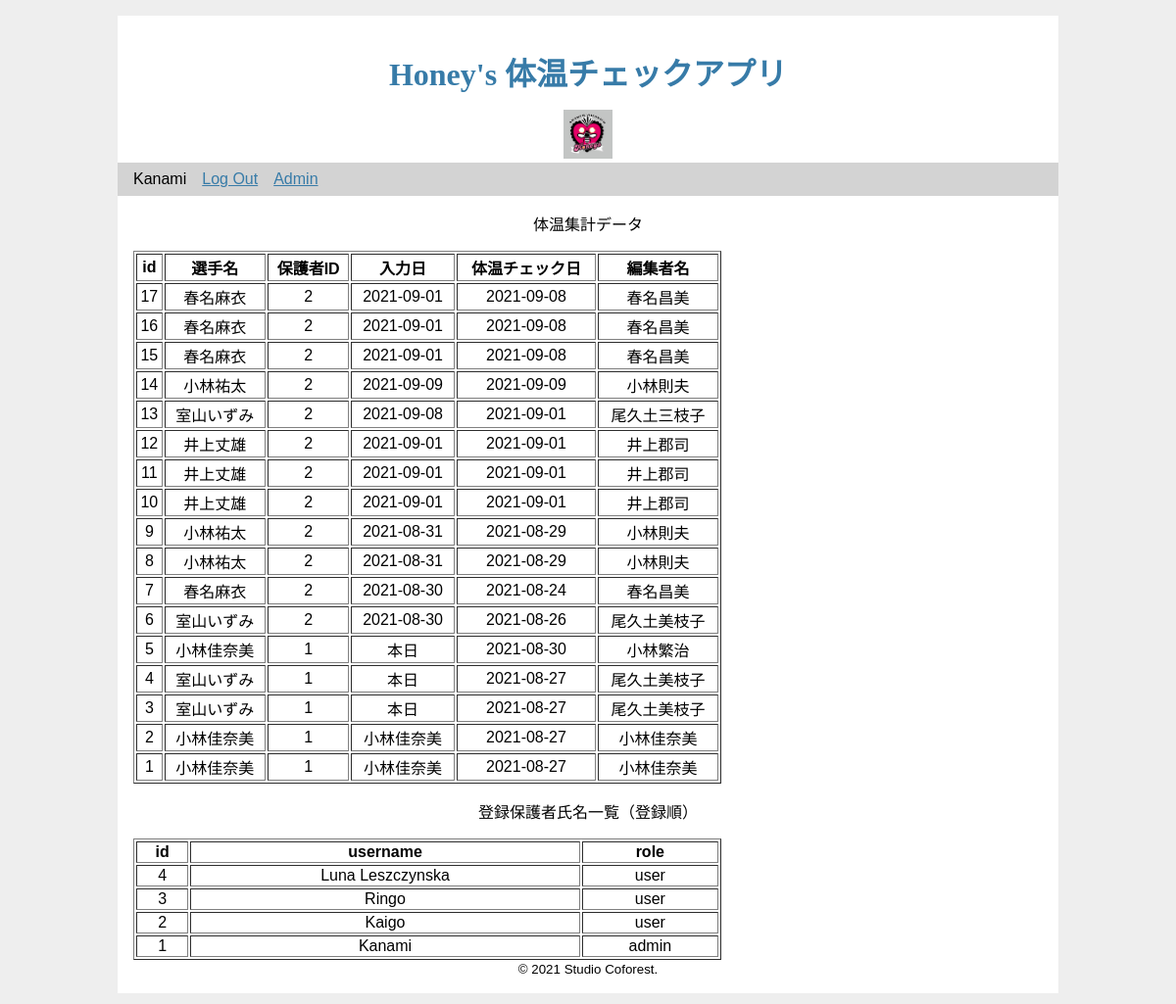
The page /admin (signed in) on the database its author committed.
### tables this page shows
CREATE TABLE user (
  id INTEGER PRIMARY KEY AUTOINCREMENT,
  username TEXT UNIQUE NOT NULL,
  password TEXT NOT NULL,
  role TEXT NOT NULL DEFAULT 'user'
);

CREATE TABLE results (
  id INTEGER PRIMARY KEY AUTOINCREMENT,
  student_name TEXT NOT NULL,
  temperature TEXT NOT NULL,
  parent_id INTEGER NOT NULL,
  input_date DATETIME NOT NULL,
  modified_by TEXT NOT NULL,
  check_date TEXT NOT NULL,
  created DATETIME DEFAULT CURRENT_TIMESTAMP
);

### app.py (the view)
@app.route("/admin", methods=["GET","POST"])
@admin_login_required
def admin_page():
    if request.method =="GET":
        con = get_db()
        results = db.select_all(con)
        users = db.select_all_users(con)
        return render_template("admin/admin.html",
                                results=results,
                                users=users)

### app.py (called while the page is built)
def admin_login_required(view):
    @functools.wraps(view)
    def wrapped_view(**kwargs):
        if g.user is None:
            return redirect(url_for('login'))
        if g.user["role"] != "admin":
            return redirect(url_for('main'))
        return view(**kwargs)
    return wrapped_view

def connect_db(): # get_db()中で使用する
    con = sqlite3.connect(app.config['DATABASE'])
    con.row_factory = sqlite3.Row
    return con

def get_db():
    if not hasattr(g, 'sqlite_db'):
        g.sqlite_db = connect_db()
    return g.sqlite_db

@app.before_request
def load_logged_in_user():
    user_id = session.get('user_id')
    if user_id is None:
        g.user = None
    else:
        g.user = get_db().execute(
            'SELECT * FROM user WHERE id = ?', (user_id,)
        ).fetchone()

### db.py (called while the page is built)
def select_all(con):
    cur = con.execute('select id, student_name, temperature, parent_id, input_date, modified_by, check_date, created from results order by id desc')
    return cur.fetchall()

def select_all_users(con):
    cur = con.execute('select id, username, role from user order by id desc')
    return cur.fetchall()

### templates/admin/admin.html (shortened to what this page needs)
{% extends "base.html" %}
{% block content %}
{% if results %}
<p>体温集計データ</p>
    <table border="1" width=600>
        <tr>
            <th>id</th>
            <th>選手名</th>
            <th>保護者ID</th>
            <th>入力日</th>
            <th>体温チェック日</th>
            <th>編集者名</th>
        </tr>
        {% for result in results %}
        <tr>
            <td>{{ result.id }}</td>
            <td>{{ result.student_name}}</td>
            <td>{{ result.parent_id}}</td>
            <td>{{ result.input_date}}</td>
            <td>{{ result.check_date}}</td>
            <td>{{ result.modified_by}}</td>
        </tr>
        {% endfor %}
    </table>
{% endif %}
{% if users %}
<p>登録保護者氏名一覧（登録順）</p>
    <table border="1" width=600>
        <tr>
            <th>id</th>
            <th>username</th>
            <th>role</th>
        </tr>
        {% for user in users %}
        <tr>
            <td>{{ user.id }}</td>
            <td>{{ user.username}}</td>
            <td>{{ user.role}}</td>
        </tr>
        {% endfor %}
    </table>
{% endif %}
{% endblock %}

### templates/base.html (shortened to what this page needs)
<!DOCTYPE html>
<html lang="ja">
<head>
    <link rel="stylesheet" href="/static/style.css">
</head>
<body>
<br>
<header>
    <h1>Honey's 体温チェックアプリ</h1>
    <img src="/img/honeys_logo.jpg" alt="honeys_logo" width="50" height="50" />
    </header>
    <nav>
        <ul>
            {% if g.user %}
              <li><span>{{ g.user['username'] }}</span>
              <li><a href="{{ url_for('logout') }}">Log Out</a>
            {% if g.user['role'] == "admin" %}
                <li><a href="{{ url_for('admin_page') }}">Admin</a>
            {% endif %}
            {% else %}
              <li><a href="{{ url_for('register') }}">Register</a>
              <li><a href="{{ url_for('login') }}">Log In</a>
            {% endif %}
    </nav>
    <section class="content">
    {% block content %}{% endblock %}
<footer>
    <small>&copy; 2021 Studio Coforest.</small>
</footer>
</body>
</html>

### static/style.css (style rules this page uses)
html { font-family: sans-serif; background: #eee; padding: 1rem; }
body { text-align: center; max-width: 960px; margin: 0 auto; background: white; }
h1 { font-family: serif; color: #377ba8; margin: 1rem 0; }
a { color: #377ba8; }
nav { background: lightgray; display: flex; align-items: center; padding: 0 0.5rem; }
nav ul { display: flex; list-style: none; margin: 0; padding: 0; }
nav ul li a, nav ul li span, header .action { display: block; padding: 0.5rem; }
.content { padding: 0 1rem 1rem; }
.content:last-child { margin-bottom: 0; }

### rows shown on the page
user: user.username "Kanami", id "1", username "Kanami", role "admin"
results: id "17", student_name "春名麻衣", parent_id "2", input_date "2021-09-01", check_date "2021-09-08", modified_by "春名昌美"
results: id "16", student_name "春名麻衣", parent_id "2", input_date "2021-09-01", check_date "2021-09-08", modified_by "春名昌美"
results: id "15", student_name "春名麻衣", parent_id "2", input_date "2021-09-01", check_date "2021-09-08", modified_by "春名昌美"
results: id "14", student_name "小林祐太", parent_id "2", input_date "2021-09-09", check_date "2021-09-09", modified_by "小林則夫"
results: id "13", student_name "室山いずみ", parent_id "2", input_date "2021-09-08", check_date "2021-09-01", modified_by "尾久土三枝子"
results: id "12", student_name "井上丈雄", parent_id "2", input_date "2021-09-01", check_date "2021-09-01", modified_by "井上郡司"
results: id "11", student_name "井上丈雄", parent_id "2", input_date "2021-09-01", check_date "2021-09-01", modified_by "井上郡司"
results: id "10", student_name "井上丈雄", parent_id "2", input_date "2021-09-01", check_date "2021-09-01", modified_by "井上郡司"
results: id "9", student_name "小林祐太", parent_id "2", input_date "2021-08-31", check_date "2021-08-29", modified_by "小林則夫"
results: id "8", student_name "小林祐太", parent_id "2", input_date "2021-08-31", check_date "2021-08-29", modified_by "小林則夫"
results: id "7", student_name "春名麻衣", parent_id "2", input_date "2021-08-30", check_date "2021-08-24", modified_by "春名昌美"
results: id "6", student_name "室山いずみ", parent_id "2", input_date "2021-08-30", check_date "2021-08-26", modified_by "尾久土美枝子"
results: id "5", student_name "小林佳奈美", parent_id "1", input_date "本日", check_date "2021-08-30", modified_by "小林繁治"
results: id "4", student_name "室山いずみ", parent_id "1", input_date "本日", check_date "2021-08-27", modified_by "尾久土美枝子"
results: id "3", student_name "室山いずみ", parent_id "1", input_date "本日", check_date "2021-08-27", modified_by "尾久土美枝子"
results: id "2", student_name "小林佳奈美", parent_id "1", input_date "小林佳奈美", check_date "2021-08-27", modified_by "小林佳奈美"
results: id "1", student_name "小林佳奈美", parent_id "1", input_date "小林佳奈美", check_date "2021-08-27", modified_by "小林佳奈美"
user: id "4", username "Luna Leszczynska", role "user"
user: id "3", username "Ringo", role "user"
user: id "2", username "Kaigo", role "user"
